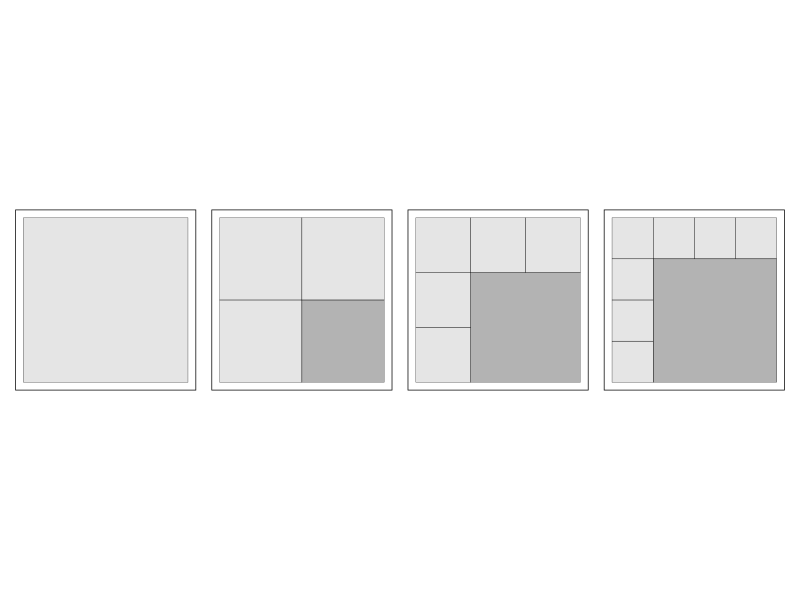

The R script that drew this image:
## ---- chunk 1
options(tidyverse.quiet = TRUE)
library("tidyverse")
## ---- chunk 2
library("patchwork")

grid_plot <- function(s) {
  df <- expand.grid(x = 0:(s-1), y = 0:(s-1)) %>%
    mutate(width=1, height=1) %>%
    filter(x == 0 | y == (s-1)) %>%
    add_row(x = 1 + (s-2)/2, 
            y=  (s-2)/2, 
            width=(s-1), 
            height=(s-1)) %>%
    mutate(z = as.factor(if_else(x == 0 | y == (s-1), 1, 0))) 
  # default is compatible with geom_tile()
  ggplot(df, aes(x, y, width=width, height=height, fill = z)) + 
    geom_tile(color="black", alpha=.3) + 
    theme_minimal() +
    theme(legend.position = "none",
          panel.background = element_rect(fill = "transparent"),
          plot.background = element_rect(fill = "transparent", color = NA)) +
    scale_fill_manual(values = c("black", "darkgrey")) +
    scale_x_continuous(breaks=NULL, minor_breaks = NULL, labels=NULL) +
    scale_y_continuous(breaks=NULL, minor_breaks = NULL, labels=NULL) +
    labs(x= NULL,
         y = NULL) +
    coord_fixed()
}

grid_plot(1) | grid_plot(2) | grid_plot(3) | grid_plot(4)
